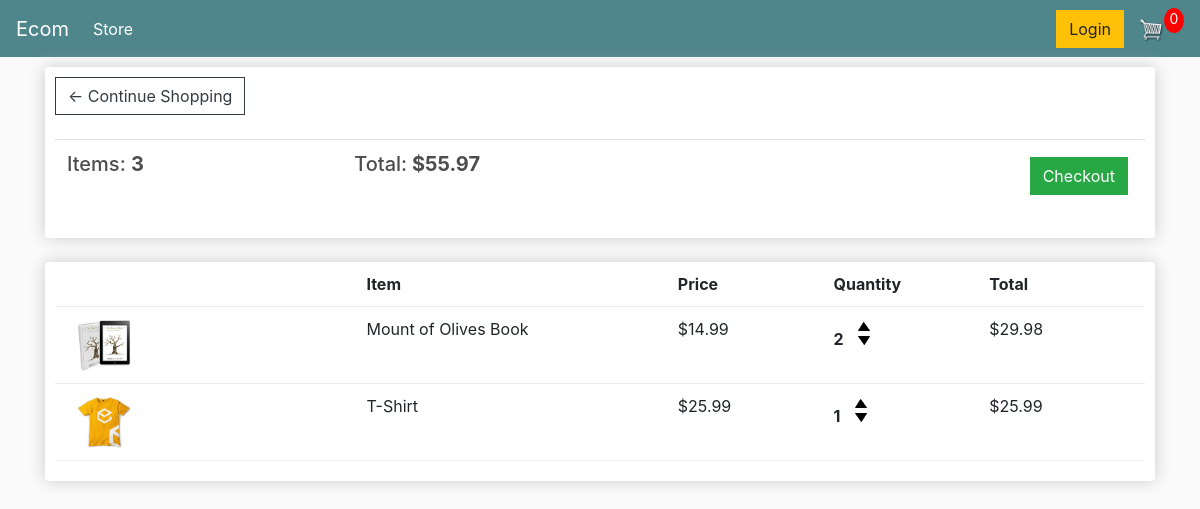
The page /cart/ (signed in) on the database as committed earlier.
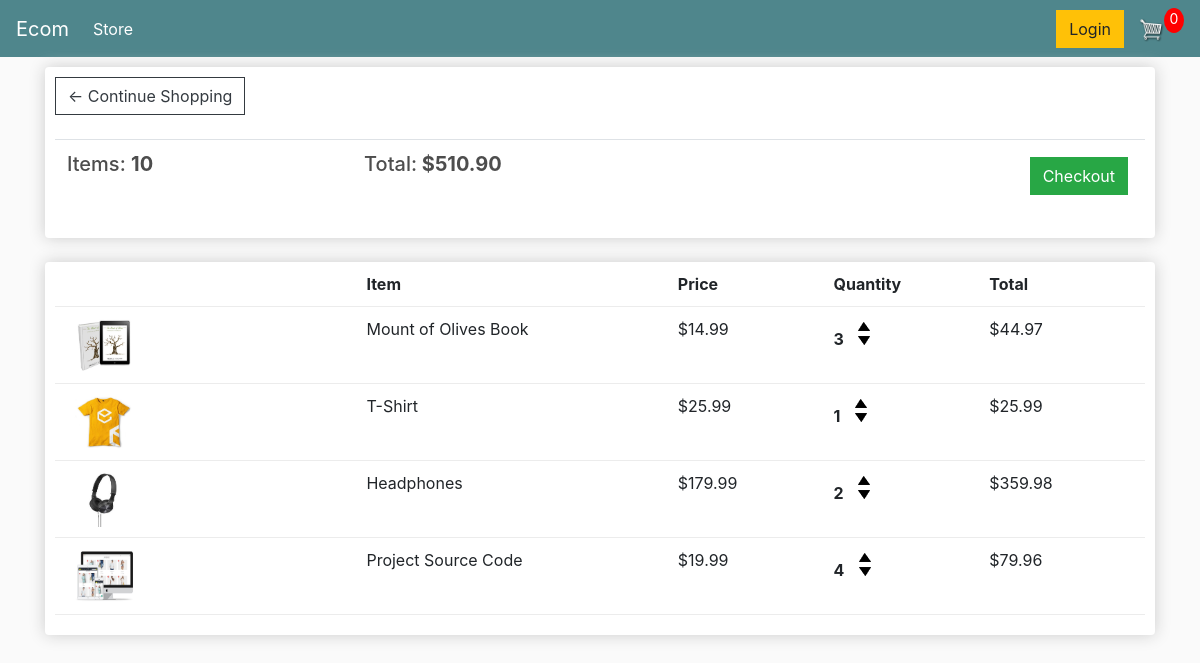
The same page on the database as committed later.
### store/models.py (models this page shows, shortened)
class Order(models.Model):
	customer = models.ForeignKey(Customer, on_delete=models.SET_NULL, null=True, blank=True)
	date_ordered = models.DateTimeField(auto_now_add=True)
	complete = models.BooleanField(default=False)
	transaction_id = models.CharField(max_length=100, null=True)
	@property
	def get_cart_total(self):
		orderitems = self.orderitem_set.all()
		total = sum([item.get_total for item in orderitems])
		return total
	@property
	def get_cart_items(self):
		orderitems = self.orderitem_set.all()
		total = sum([item.quantity for item in orderitems])
		return total

class OrderItem(models.Model):
	product = models.ForeignKey(Product, on_delete=models.SET_NULL, null=True)
	order = models.ForeignKey(Order, on_delete=models.SET_NULL, null=True)
	quantity = models.IntegerField(default=0, null=True, blank=True)
	date_added = models.DateTimeField(auto_now_add=True)
	@property
	def get_total(self):
		total = self.product.price * self.quantity
		return total

class Product(models.Model):
	name = models.CharField(max_length=200)
	price = models.FloatField()
	digital = models.BooleanField(default=False,null=True, blank=True)
	image = models.ImageField(null=True, blank=True)
	@property
	def imageURL(self):
		try:
			url = self.image.url
		except:
			url = ''
		return url

### store/views.py (the view)
# urls.py: path('cart/', views.cart, name="cart"),
def cart(request):
    if request.user.is_authenticated:
        customer = request.user.customer
        order, customer = Order.objects.get_or_create(customer=customer, complete=False)
        items = order.orderitem_set.all()
    else:
        items = []
        order={'get_cart_total':0, 'get_cart_total':0}
    context = {'items': items, 'order':order}
    return render(request, 'store/cart.html', context)

### store/templates/store/cart.html (shortened to what this page needs)
{% extends 'store/main.html' %} {% load static %} {% block content %}
<div class="row">
  <div class="col-lg-12">
    <div class="box-element">
      <a class="btn btn-outline-dark" href="{% url 'store' %}"
        >&#x2190; Continue Shopping</a
      >
      <br />
      <br />
      <table class="table">
        <tr>
          <th>
            <h5>Items: <strong>{{order.get_cart_items}}</strong></h5>
          </th>
          <th>
            <h5>Total:<strong> ${{order.get_cart_total|floatformat:2}}</strong></h5>
          </th>
          <th>
            <a
              style="float: right; margin: 5px"
              class="btn btn-success"
              href="{% url 'checkout' %}"
              >Checkout</a
            >
          </th>
        </tr>
      </table>
    </div>
    <br />
    <div class="box-element">
      <div class="cart-row">
        <div style="flex: 2"></div>
        <div style="flex: 2"><strong>Item</strong></div>
        <div style="flex: 1"><strong>Price</strong></div>
        <div style="flex: 1"><strong>Quantity</strong></div>
        <div style="flex: 1"><strong>Total</strong></div>
      </div>
      {% for item in items %}
      <div class="cart-row">
        <div style="flex: 2">
          <img class="row-image" src="{{ item.product.imageURL }}" />
        </div>
        <div style="flex: 2"><p>{{item.product.name}}</p></div>
        <div style="flex: 1"><p>${{item.product.price|floatformat:2}}</p></div>
        <div style="flex: 1">
          <p class="quantity">{{item.quantity}}</p>
          <div class="quantity">
            <img
              class="chg-quantity"
              src="{% static  'images/arrow-up.png' %}"
            />
            <img
              class="chg-quantity"
              src="{% static  'images/arrow-down.png' %}"
            />
          </div>
        </div>
        <div style="flex: 1"><p>${{item.get_total}}</p></div>
      </div>
      {% endfor %}
    </div>
  </div>
  {% endblock content %}

### store/templates/store/main.html (shortened to what this page needs)
<!DOCTYPE html>
{% load static %}
<html>
  <head>
    <link
      rel="stylesheet"
      href="https://stackpath.bootstrapcdn.com/bootstrap/4.4.1/css/bootstrap.min.css"
    />
    <link rel="stylesheet" type="text/css" href="{% static 'css/main.css' %}" />
  </head>
  <body>
    <nav class="navbar navbar-expand-lg navbar-dark bg-dark">
      <a class="navbar-brand" href="{% url 'store' %}">Ecom</a>
      <div class="collapse navbar-collapse" id="navbarSupportedContent">
        <ul class="navbar-nav mr-auto">
          <li class="nav-item active">
            <a class="nav-link" href="{% url 'store' %}"
              >Store <span class="sr-only">(current)</span></a
            >
          </li>
        </ul>
        <div class="form-inline my-2 my-lg-0">
          <a href="#" class="btn btn-warning">Login</a>
          <a href="{% url 'cart' %}">
            <img id="cart-icon" src="{% static 'images/cart.png' %}" />
          </a>
          <p id="cart-total">0</p>
        </div>
      </div>
    </nav>
    <div class="container">{% block content %} {% endblock content %}</div>
  </body>
</html>

### static/css/main.css (style rules this page uses)
body { background-color: hsl(0, 0%, 98%); }
h1,h2,h3,h4,h5,h6 { color:hsl(0, 0%, 30%); }
.box-element { box-shadow:hsl(0, 0%, 80%) 0 0 16px; background-color: #fff; border-radius: 4px; padding: 10px; }
.bg-dark { background-color: #4f868c!important; }
#cart-icon { width:25px; display: inline-block; margin-left: 15px; }
#cart-total { display: block; text-align: center; color:#fff; background-color: red; width: 20px; height: 25px; border-radius: 50%; font-size: 14px; }
.col-lg-4, .col-lg-6, .col-lg-8, .col-lg-12 { margin-top: 10px; }
.btn { border-radius: 0; }
.row-image { width: 100px; }
.cart-row { display: flex; align-items: flex-stretch; padding-bottom: 10px; margin-bottom: 10px; border-bottom: 1px solid #ececec; }
.quantity { display: inline-block; font-weight: 700; padding-right:10px; }
.chg-quantity { width: 12px; cursor: pointer; display: block; margin-top: 5px; transition:.1s; }

Rows that differ between the two databases and show on the page:
changed through a linked row, Order: get_cart_items "3" → "10"; get_cart_total "55.97" → "510.90"
changed OrderItem "Mount of Olives Book": quantity "2" → "3"; get_total "29.98" → "44.97"
added OrderItem: product.imageURL (picture), product.name "Headphones", product.price "179.99", quantity "2", get_total "359.98"
added OrderItem: product.imageURL (picture), product.name "Project Source Code", product.price "19.99", quantity "4", get_total "79.96"
